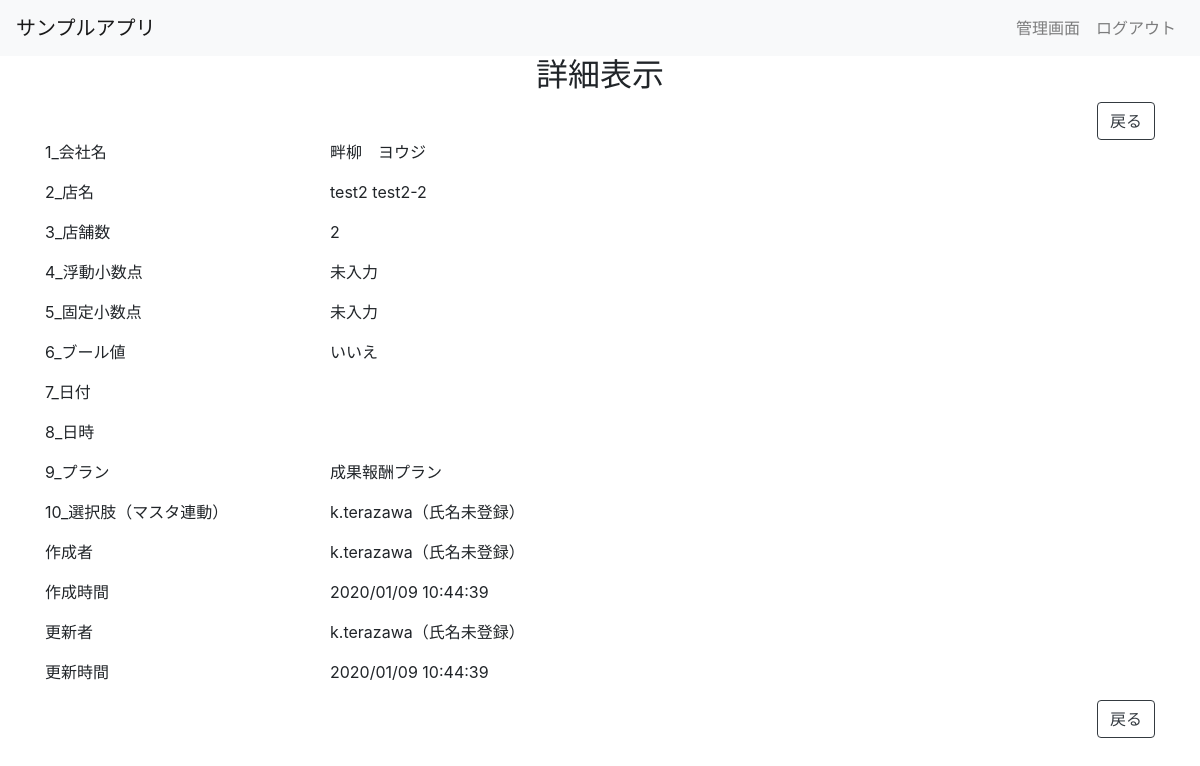
/detail/2/ (signed in), run on the app's committed database.
### app/models.py (models this page shows, shortened)
class Item(models.Model):
    sample_1 = models.CharField(
        verbose_name='会社名',
        max_length=20,
        blank=True,
        null=True,
    )
    sample_2 = models.TextField(
        verbose_name='店名',
        blank=True,
        null=True,
    )
    sample_3 = models.IntegerField(
        verbose_name='店舗数',
        blank=True,
        null=True,
    )
    sample_4 = models.FloatField(
        verbose_name='サンプル項目4 浮動小数点',
        blank=True,
        null=True,
    )
    sample_5 = models.DecimalField(
        verbose_name='サンプル項目5 固定小数点',
        max_digits=5,
        decimal_places=2,
        blank=True,
        null=True,
    )
    sample_6 = models.BooleanField(
        verbose_name='サンプル項目6 ブール値',
    )
    sample_7 = models.DateField(
        verbose_name='サンプル項目7 日付',
        blank=True,
        null=True,
    )
    sample_8 = models.DateTimeField(
        verbose_name='サンプル項目8 日時',
        blank=True,
        null=True,
    )
    sample_9_choice = (
        (1, '月額固定プラン'),
        (2, '成果報酬プラン'),
        (3, 'MEOのみ'),
    )
    sample_9 = models.IntegerField(
        verbose_name='サンプル項目9_選択肢（固定）',
        choices=sample_9_choice,
        blank=True,
        null=True,
    )
    sample_10 = models.ForeignKey(
        User,
        verbose_name='サンプル項目10_選択肢（マスタ連動）',
        blank=True,
        null=True,
        related_name='sample_10',
        on_delete=models.SET_NULL,
    )
    created_by = models.ForeignKey(
        User,
        verbose_name='作成者',
        blank=True,
        null=True,
        related_name='CreatedBy',
        on_delete=models.SET_NULL,
        editable=False,
    )
    created_at = models.DateTimeField(
        verbose_name='作成時間',
        blank=True,
        null=True,
        editable=False,
    )
    updated_by = models.ForeignKey(
        User,
        verbose_name='更新者',
        blank=True,
        null=True,
        related_name='UpdatedBy',
        on_delete=models.SET_NULL,
        editable=False,
    )
    updated_at = models.DateTimeField(
        verbose_name='更新時間',
        blank=True,
        null=True,
        editable=False,
    )
    class Meta:
        verbose_name = 'サンプル'
        verbose_name_plural = 'サンプル'

### users/models.py (models this page shows, shortened)
class User(AbstractUser):
    full_name = models.CharField(
        verbose_name='氏名',
        max_length=100,
        blank=True
    )
    is_staff = models.BooleanField(
        _('staff status'),
        default=True,
    )
    def get_full_name(self):
        if self.full_name:
            return self.full_name
        else:
            return self.username + '（氏名未登録）'

### app/views.py (the view)
# urls.py: path('detail/<int:pk>/', ItemDetailView.as_view(), name='detail'),
class ItemDetailView(LoginRequiredMixin, DetailView):
    model = Item
    def get_context_data(self, **kwargs):
        return super().get_context_data(**kwargs)

### app/templates/app/item_detail.html
{% extends "./_base.html" %}
{% block content %}
    <div class="container">
        <h2 class="text-center">詳細表示</h2>
        <div class="row">
            <div class="col-12">
                <a class="btn btn-outline-dark float-right" href="{% url 'index' %}">戻る</a>
            </div>
        </div>
        {% include "./item_detail_contents.html" %}
        <div class="row">
            <div class="col-12">
                <a class="btn btn-outline-dark float-right" href="{% url 'index' %}">戻る</a>
            </div>
        </div>
    </div>
{% endblock %}

### app/templates/app/item_detail_contents.html (shortened to what this page needs)
<div class="row">
    <div class="col-5 col-sm-3">
        <p>1_会社名</p>
    </div>
    <div class="col-7 col-sm-9">
        <p>{{  item.sample_1|default_if_none:"未入力"  }}</p>
    </div>
</div>
<div class="row">
    <div class="col-5 col-sm-3">
        <p>2_店名</p>
    </div>
    <div class="col-7 col-sm-9">
        <p>{{  item.sample_2|default_if_none:"未入力" }}</p>
    </div>
</div>
<div class="row">
    <div class="col-5 col-sm-3">
        <p>3_店舗数</p>
    </div>
    <div class="col-7 col-sm-9">
        <p>{{  item.sample_3|default_if_none:"未入力" }}</p>
    </div>
</div>
<div class="row">
    <div class="col-5 col-sm-3">
        <p>4_浮動小数点</p>
    </div>
    <div class="col-7 col-sm-9">
        <p>{{  item.sample_4|default_if_none:"未入力" }}</p>
    </div>
</div>
<div class="row">
    <div class="col-5 col-sm-3">
        <p>5_固定小数点</p>
    </div>
    <div class="col-7 col-sm-9">
        <p>{{  item.sample_5|default_if_none:"未入力" }}</p>
    </div>
</div>
<div class="row">
    <div class="col-5 col-sm-3">
        <p>6_ブール値</p>
    </div>
    <div class="col-7 col-sm-9">
        <p>{{ item.sample_6|yesno:"はい,いいえ" }}</p>
    </div>
</div>
<div class="row">
    <div class="col-5 col-sm-3">
        <p>7_日付</p>
    </div>
    <div class="col-7 col-sm-9">
    </div>
</div>
<div class="row">
    <div class="col-5 col-sm-3">
        <p>8_日時</p>
    </div>
    <div class="col-7 col-sm-9">
    </div>
</div>
<div class="row">
    <div class="col-5 col-sm-3">
        <p>9_プラン</p>
    </div>
    <div class="col-7 col-sm-9">
        <p>{{ item.get_sample_9_display|default_if_none:"未入力" }}</p>
    </div>
</div>
<div class="row">
    <div class="col-5 col-sm-3">
        <p>10_選択肢（マスタ連動）</p>
    </div>
    <div class="col-7 col-sm-9">
        <p>{{ item.sample_10.get_full_name|default_if_none:"未入力" }}</p>
    </div>
</div>
<div class="row">
    <div class="col-5 col-sm-3">
        <p>作成者</p>
    </div>
    <div class="col-7 col-sm-9">
        <p>{{ item.created_by.get_full_name }}</p>
    </div>
</div>
<div class="row">
    <div class="col-5 col-sm-3">
        <p>作成時間</p>
    </div>
    <div class="col-7 col-sm-9">
        <p>{{ item.created_at|date:"Y/m/d G:i:s" }}</p>
    </div>
</div>
<div class="row">
    <div class="col-5 col-sm-3">
        <p>更新者</p>
    </div>
    <div class="col-7 col-sm-9">
        <p>{{ item.updated_by.get_full_name }}</p>
    </div>
</div>
<div class="row">
    <div class="col-5 col-sm-3">
        <p>更新時間</p>
    </div>
    <div class="col-7 col-sm-9">
        <p>{{ item.updated_at|date:"Y/m/d G:i:s" }}</p>
    </div>
</div>

### data on the page
Item: sample_1 "畔柳 ヨウジ", sample_2 "test2 test2-2", sample_3 "2", sample_4 "未入力", sample_5 "未入力", sample_6 "いいえ", sample_9 "成果報酬プラン", sample_10.get_full_name "k.terazawa（氏名未登録）", created_by.get_full_name "k.terazawa（氏名未登録）", created_at "2020/01/09 10:44:39", updated_by.get_full_name "k.terazawa（氏名未登録）", updated_at "2020/01/09 10:44:39"
